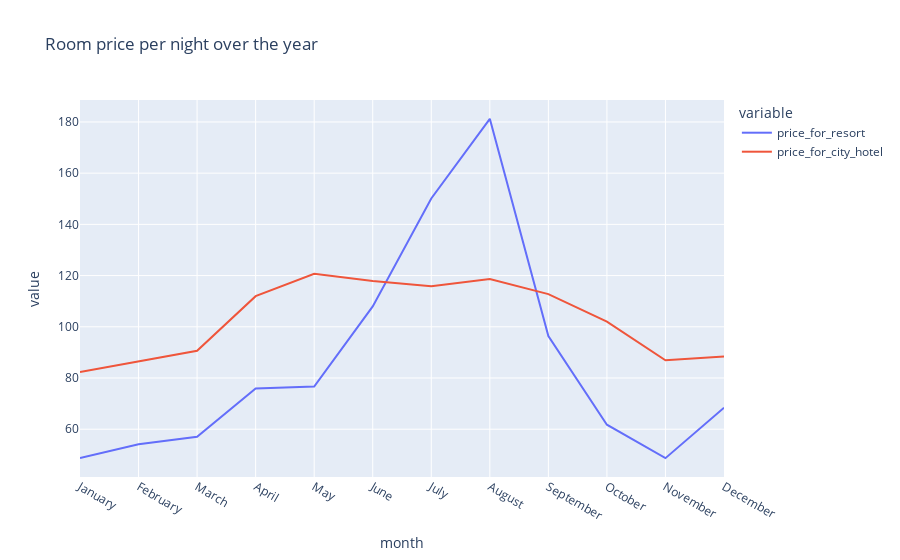

The code cell stored with this chart in its notebook:
### Code cell
# plot line graph
px.line(final_2,
        x='month',
        y=['price_for_resort','price_for_city_hotel'],
        title='Room price per night over the year')

### Figure 1 — Plotly figure (JSON) as saved in the notebook; plotly's stock layout.template omitted (floating-point values rounded to 4 significant figures)
{"data": [{"hovertemplate": "variable=price_for_resort<br>month=%{x}<br>value=%{y}<extra></extra>", "legendgroup": "price_for_resort", "line": {"color": "#636efa", "dash": "solid"}, "marker": {"symbol": "circle"}, "mode": "lines", "name": "price_for_resort", "orientation": "v", "showlegend": true, "type": "scatter", "x": ["January", "February", "March", "April", "May", "June", "July", "August", "September", "October", "November", "December"], "xaxis": "x", "y": [48.76, 54.15, 57.06, 75.87, 76.66, 108.0, 150.1, 181.2, 96.42, 61.78, 48.71, 68.41], "yaxis": "y"}, {"hovertemplate": "variable=price_for_city_hotel<br>month=%{x}<br>value=%{y}<extra></extra>", "legendgroup": "price_for_city_hotel", "line": {"color": "#EF553B", "dash": "solid"}, "marker": {"symbol": "circle"}, "mode": "lines", "name": "price_for_city_hotel", "orientation": "v", "showlegend": true, "type": "scatter", "x": ["January", "February", "March", "April", "May", "June", "July", "August", "September", "October", "November", "December"], "xaxis": "x", "y": [82.33, 86.52, 90.66, 112.0, 120.7, 117.9, 115.8, 118.7, 112.8, 102.0, 86.95, 88.4], "yaxis": "y"}], "layout": {"legend": {"title": {"text": "variable"}, "tracegroupgap": 0}, "title": {"text": "Room price per night over the year"}, "xaxis": {"anchor": "y", "domain": [0, 1], "title": {"text": "month"}}, "yaxis": {"anchor": "x", "domain": [0, 1], "title": {"text": "value"}}}}
